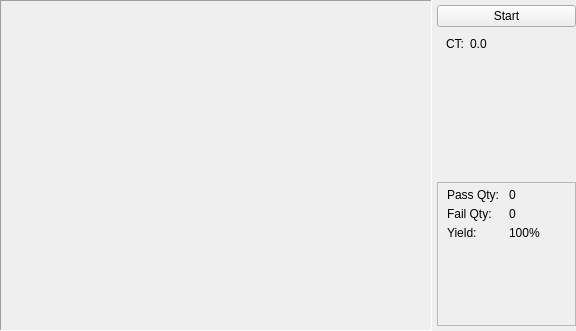
<?xml version="1.0" encoding="UTF-8"?>
<ui version="4.0">
 <class>Form</class>
 <widget class="QWidget" name="Form">
  <property name="geometry">
   <rect>
    <x>0</x>
    <y>0</y>
    <width>576</width>
    <height>331</height>
   </rect>
  </property>
  <property name="windowTitle">
   <string>Form</string>
  </property>
  <layout class="QHBoxLayout" name="horizontalLayout" stretch="3,1">
   <property name="spacing">
    <number>0</number>
   </property>
   <property name="leftMargin">
    <number>0</number>
   </property>
   <property name="topMargin">
    <number>0</number>
   </property>
   <property name="rightMargin">
    <number>0</number>
   </property>
   <property name="bottomMargin">
    <number>0</number>
   </property>
   <item>
    <widget class="QTableWidget" name="tableWidget">
     <property name="styleSheet">
      <string notr="true">background-color: rgb(239, 239, 239);</string>
     </property>
     <property name="frameShape">
      <enum>QFrame::Panel</enum>
     </property>
    </widget>
   </item>
   <item>
    <widget class="QFrame" name="frame">
     <property name="frameShape">
      <enum>QFrame::NoFrame</enum>
     </property>
     <property name="frameShadow">
      <enum>QFrame::Raised</enum>
     </property>
     <layout class="QVBoxLayout" name="verticalLayout" stretch="1,4,4">
      <property name="spacing">
       <number>5</number>
      </property>
      <property name="leftMargin">
       <number>5</number>
      </property>
      <property name="topMargin">
       <number>5</number>
      </property>
      <property name="rightMargin">
       <number>0</number>
      </property>
      <property name="bottomMargin">
       <number>5</number>
      </property>
      <item>
       <widget class="QPushButton" name="pbt_start">
        <property name="text">
         <string>Start</string>
        </property>
       </widget>
      </item>
      <item>
       <widget class="QFrame" name="frame_3">
        <property name="frameShape">
         <enum>QFrame::NoFrame</enum>
        </property>
        <property name="frameShadow">
         <enum>QFrame::Raised</enum>
        </property>
        <layout class="QFormLayout" name="formLayout_2">
         <property name="labelAlignment">
          <set>Qt::AlignRight|Qt::AlignTrailing|Qt::AlignVCenter</set>
         </property>
         <property name="verticalSpacing">
          <number>5</number>
         </property>
         <property name="topMargin">
          <number>5</number>
         </property>
         <property name="bottomMargin">
          <number>5</number>
         </property>
         <item row="0" column="0">
          <widget class="QLabel" name="label_9">
           <property name="text">
            <string>CT:</string>
           </property>
           <property name="alignment">
            <set>Qt::AlignRight|Qt::AlignTrailing|Qt::AlignVCenter</set>
           </property>
          </widget>
         </item>
         <item row="0" column="1">
          <widget class="QLabel" name="lb_ct">
           <property name="text">
            <string>0.0</string>
           </property>
          </widget>
         </item>
        </layout>
       </widget>
      </item>
      <item>
       <widget class="QFrame" name="frame_2">
        <property name="frameShape">
         <enum>QFrame::StyledPanel</enum>
        </property>
        <property name="frameShadow">
         <enum>QFrame::Raised</enum>
        </property>
        <layout class="QFormLayout" name="formLayout">
         <property name="labelAlignment">
          <set>Qt::AlignLeading|Qt::AlignLeft|Qt::AlignVCenter</set>
         </property>
         <property name="horizontalSpacing">
          <number>10</number>
         </property>
         <property name="verticalSpacing">
          <number>5</number>
         </property>
         <property name="topMargin">
          <number>5</number>
         </property>
         <property name="bottomMargin">
          <number>5</number>
         </property>
         <item row="0" column="0">
          <widget class="QLabel" name="label_3">
           <property name="text">
            <string>Pass Qty:</string>
           </property>
          </widget>
         </item>
         <item row="0" column="1">
          <widget class="QLabel" name="label_5">
           <property name="text">
            <string>0</string>
           </property>
          </widget>
         </item>
         <item row="1" column="0">
          <widget class="QLabel" name="label_4">
           <property name="text">
            <string>Fail Qty:</string>
           </property>
           <property name="alignment">
            <set>Qt::AlignLeading|Qt::AlignLeft|Qt::AlignVCenter</set>
           </property>
          </widget>
         </item>
         <item row="1" column="1">
          <widget class="QLabel" name="label_6">
           <property name="text">
            <string>0</string>
           </property>
          </widget>
         </item>
         <item row="2" column="0">
          <widget class="QLabel" name="label_7">
           <property name="text">
            <string>Yield:</string>
           </property>
          </widget>
         </item>
         <item row="2" column="1">
          <widget class="QLabel" name="label_8">
           <property name="text">
            <string>100%</string>
           </property>
          </widget>
         </item>
        </layout>
       </widget>
      </item>
     </layout>
    </widget>
   </item>
  </layout>
 </widget>
 <resources/>
 <connections/>
</ui>
